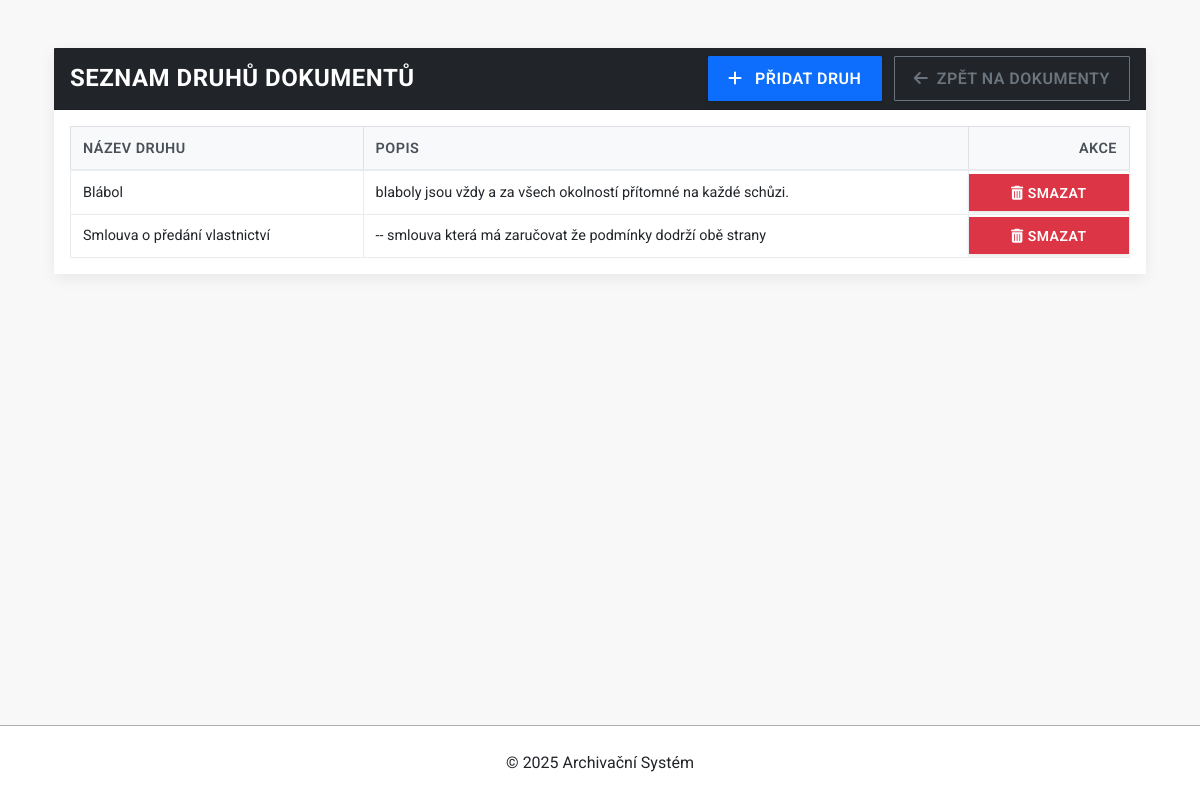
Page /archiv_app/druhy/ on the earlier database version.
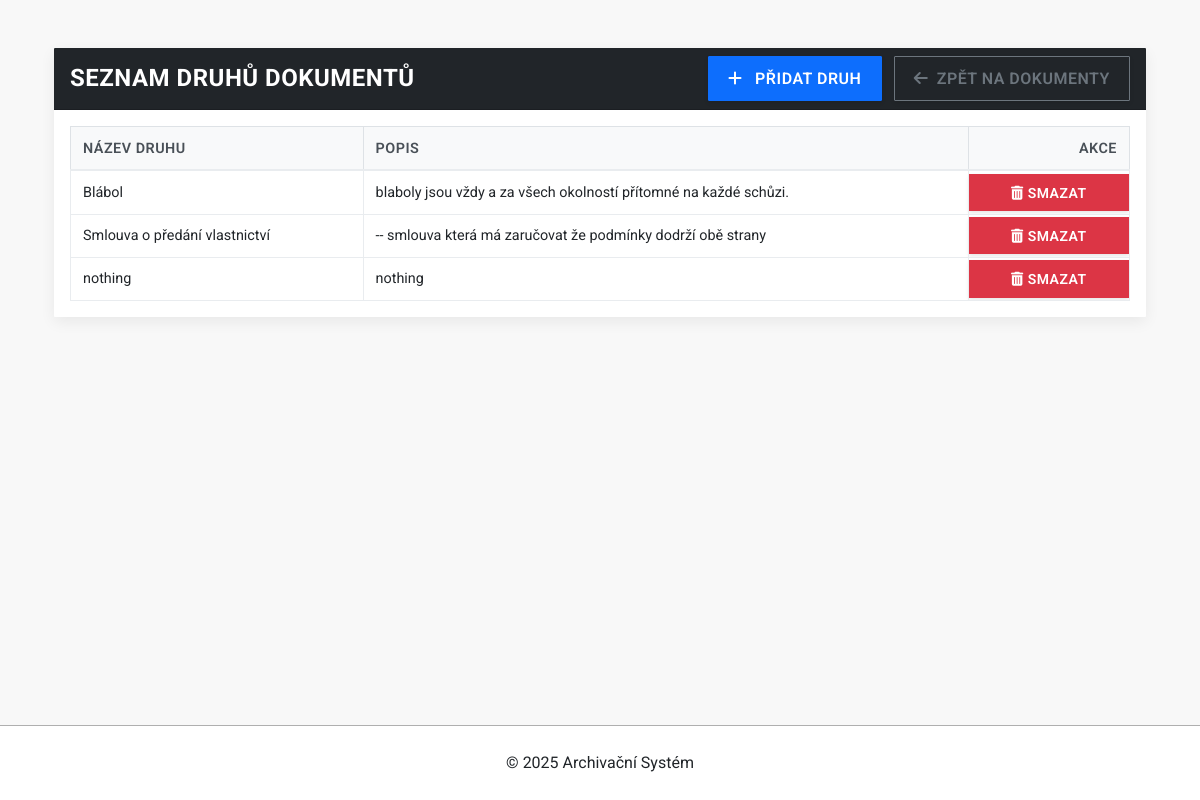
Same page on the later database version.
### archiv_app/models.py (models this page shows, shortened)
class Druh(models.Model):
    nazev = models.CharField(
        max_length=100, blank=False,
        help_text="Název druhu dokumentu",
        verbose_name="Název druhu",
        error_messages={'blank': 'Název druhu dokumentu nesmí být prázdný.'})
    popis = models.TextField(
        blank=True,
        help_text="Popis druhu dokumentu",
        verbose_name="Popis druhu")
    class Meta:
        ordering = ['nazev']
        verbose_name = 'Druh dokumentu'
        verbose_name_plural = 'Druhy dokumentů'

### archiv_app/views.py (the view)
# urls.py: path('druhy/', druhy_list_view, name='druhy_list'),
def druhy_list_view(request):
    return _generic_list_view(request, Druh, 'archiv_app/druhy_list.html', 'druhy_list', order_by_field='nazev')

### archiv_app/views.py (called while the page is built)
def _generic_list_view(request, ModelClass: type[models.Model], template_name: str, context_object_name: str, order_by_field: str = None):
    queryset = ModelClass.objects.all()
    if order_by_field:
        queryset = queryset.order_by(order_by_field)
    context = {
        context_object_name: queryset,
    }
    return render(request, template_name, context)

### archiv_app/templates/archiv_app/druhy_list.html (shortened to what this page needs)
{% extends "archiv_app/base.html" %}
{% load crispy_forms_tags %}
{% block content %}
<div class="container mt-4">
    <div class="card shadow-cubic mb-4">
        <div class="card-header d-flex justify-content-between align-items-center">
            <h2 class="mb-0 fs-4">SEZNAM DRUHŮ DOKUMENTŮ</h2>
            <div>
                <a href="{% url 'archiv_app:add_druh' %}" class="btn btn-primary me-2">
                    <i class="fas fa-plus me-2"></i> PŘIDAT DRUH
                </a>
                <a href="{% url 'archiv_app:dokumenty_list' %}" class="btn btn-outline-secondary">
                    <i class="fas fa-arrow-left me-1"></i> Zpět na dokumenty
                </a>
            </div>
        </div>
        <div class="card-body p-3">
            {% if druhy_list %}
                <div class="table-responsive">
                    <table class="table custom-minimal-table">
                        <thead>
                            <tr>
                                <th>Název druhu</th>
                                <th>Popis</th>
                                <th class="actions-column">Akce</th>
                            </tr>
                        </thead>
                        <tbody>
                            {% for druh in druhy_list %}
                                <tr>
                                    <td>{{ druh.nazev }}</td>
                                    <td>{{ druh.popis|default:"-" }}</td>
                                    <td class="cell-actions-fill actions-column">
                                        <div class="action-buttons-wrapper">
                                            <form action="{% url 'archiv_app:delete_druh' druh.pk %}" method="post" onsubmit="return confirm('Opravdu si přejete smazat tento druh? Tato akce je nevratná.');">
                                                <button type="submit" class="btn btn-danger btn-sm">
                                                    <i class="fas fa-trash-alt me-1"></i> Smazat
                                                </button>
                                            </form>
                                        </div>
                                    </td>
                                </tr>
                            {% endfor %}
                        </tbody>
                    </table>
                </div>
            {% endif %}
        </div>
    </div>
</div>
{% endblock %}

Differences in the rows shown:
added Druh: nazev "nothing", popis "nothing"
